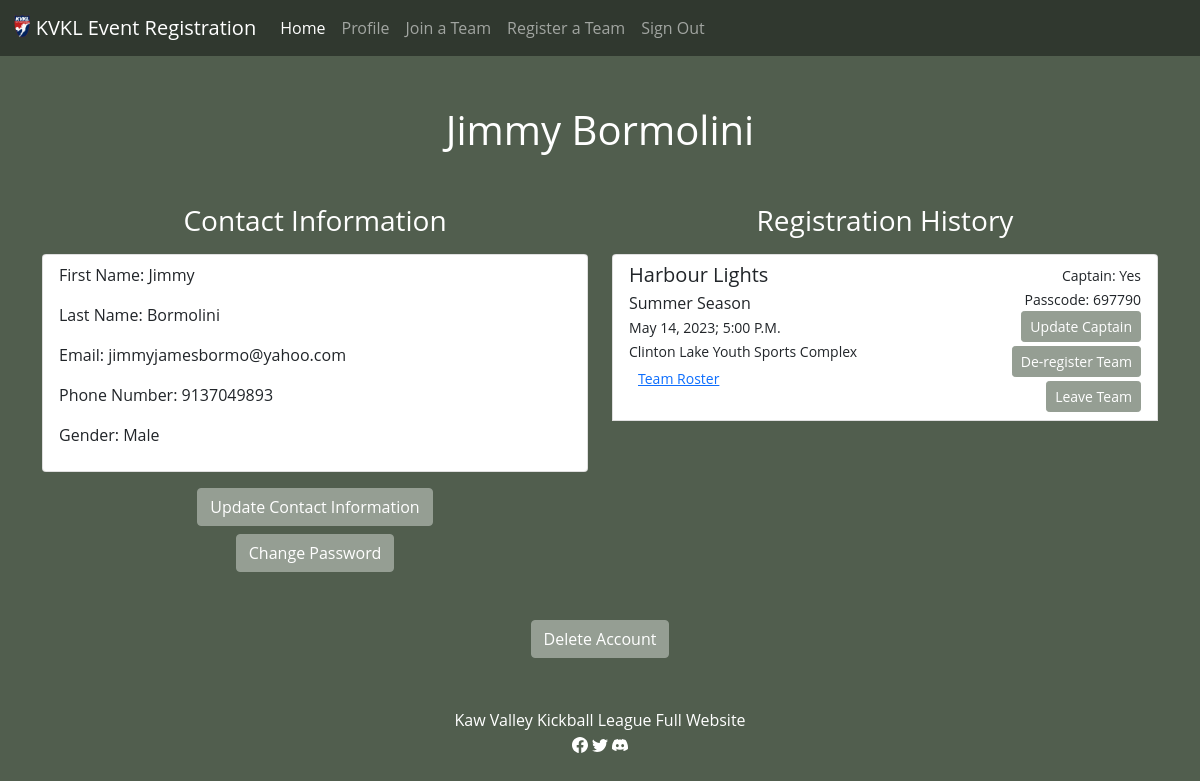
/profile (signed in), run on an earlier commit of the app's database.
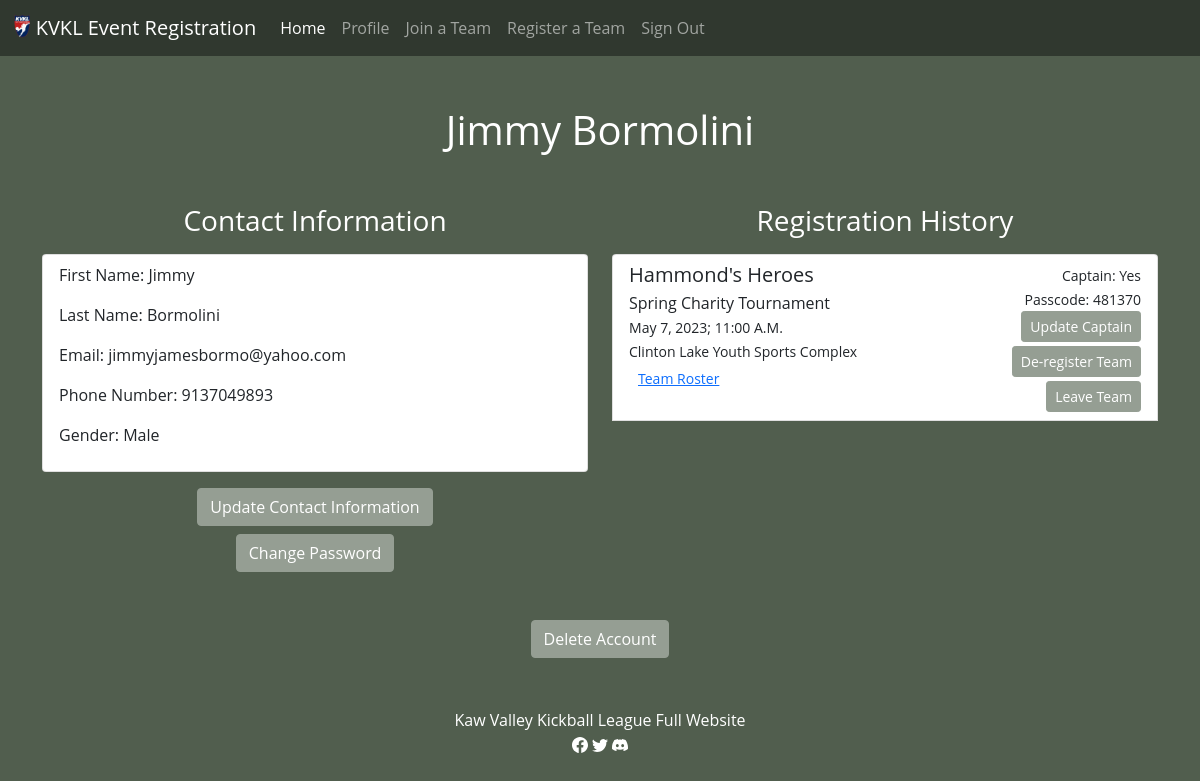
And on a later commit of the database.
### tables this page shows
CREATE TABLE accounts (id INTEGER NOT NULL PRIMARY KEY AUTOINCREMENT, email TEXT NOT NULL, first_name TEXT NOT NULL, last_name TEXT NOT NULL, phone_number NUMERIC NOT NULL, password_hash TEXT NOT NULL, gender TEXT NOT NULL);

CREATE TABLE registered_players (captain TEXT NOT NULL, player_id INTEGER NOT NULL, team_id INTEGER NOT NULL, FOREIGN KEY (player_id) REFERENCES accounts(id) ON DELETE CASCADE, FOREIGN KEY (team_id) REFERENCES teams(id) ON DELETE CASCADE);

CREATE TABLE teams (id INTEGER NOT NULL PRIMARY KEY AUTOINCREMENT, team_name TEXT NOT NULL, sponsor TEXT, event_id INTEGER NOT NULL, passcode INTEGER NOT NULL, FOREIGN KEY (event_id) REFERENCES events(id) ON DELETE CASCADE);

CREATE TABLE events (id INTEGER NOT NULL PRIMARY KEY AUTOINCREMENT, event_name TEXT NOT NULL, month TEXT NOT NULL, day TEXT NOT NULL, year YEAR NOT NULL, time TEXT NOT NULL, location TEXT NOT NULL, number_teams INTEGER NOT NULL, spots_available INTEGER NOT NULL);

### app.py (the view)
@app.route("/profile", methods=["GET", "POST"])
@login_required
def profile():
    user = db.execute("SELECT * FROM accounts where id = ?", session["user_id"])
    history = db.execute("SELECT event_name, month, day, year, time, location, team_name, passcode, captain, teams.id FROM events INNER JOIN teams ON events.id = teams.event_id INNER JOIN registered_players ON registered_players.team_id = teams.id WHERE registered_players.player_id = ?", session["user_id"])
    for team in history:
        team["players"] = db.execute("SELECT first_name, last_name, captain, accounts.id FROM accounts INNER JOIN registered_players ON accounts.id = registered_players.player_id WHERE team_id = ?", team["id"])
    return render_template("profile.html", id=session["user_id"], user=user, history=history)

### app.py (called while the page is built)
def login_required(f):
    @wraps(f)
    def decorated_function(*args, **kwargs):
        if session.get("user_id") is None:
            return redirect("/login")
        return f(*args, **kwargs)
    return decorated_function

### templates/profile.html (shortened to what this page needs)
{% extends "layout.html" %}
{% block main %}
    <h1 class="page-title">{{ user[0].first_name }} {{ user[0].last_name }}</h1>
    <div class="container mb-5">
        <div class="row">
            <div class="col">
                <h3 class="text-center mb-3">Contact Information</h3>
                <div class="list-group list-group-item mb-3">
                    <p>First Name: {{ user[0].first_name }}</p>
                    <p>Last Name: {{ user[0].last_name }}</p>
                    <p>Email: {{ user[0].email }}</p>
                    <p>Phone Number: {{ user[0].phone_number }}</p>
                    <p>Gender: {{ user[0].gender }}</p>
                </div>
                <div class="d-grid gap-2 col-6 mx-auto text-center">
                    <a href="/update"><button class="btn btn-kvkl" type="button">Update Contact Information</button></a>
                    <a href="/password"><button class="btn btn-kvkl" type="button">Change Password</button></a>
                </div>
            </div>
            <div class="col">
                <h3 class="text-center mb-3">Registration History</h3>
                {% for team in history %}
                    <div class="list-group list-group-item container">
                        <div class="row">
                            <div class="col">
                                <h5 class="mb-1">{{ team.team_name }}</h5>
                                <div>{{ team.event_name }}</div>
                                <small class="mb-1">{{ team.month }} {{ team.day }}, {{ team.year }}; {{ team.time }}</small>
                                <div><small>{{ team.location }}</small></div>
                                <div><button type="button" class="btn btn-link btn-sm" data-bs-toggle="modal" data-bs-target="#teamRosterModal{{team.id}}">Team Roster</button></div>
                            </div>
                            <div class="col text-end">
                                <small>Captain: {{ team.captain }}</small>
                                {% if team.captain == "Yes" %}
                                    <div>
                                        <small>Passcode: {{ team.passcode }}</small>
                                    </div>
                                    <div>
                                        <button type="button" class="btn btn-kvkl mb-1 btn-sm" data-bs-toggle="modal" data-bs-target="#captainModal{{team.id}}">Update Captain</button>
                                        <button type="button" class="btn btn-kvkl mb-1 btn-sm" data-bs-toggle="modal" data-bs-target="#deregisterModal{{team.id}}">De-register Team</button>
                                    </div>
                                {% endif %}
                                <div>
                                    <button type="button" class="btn btn-kvkl btn-sm" data-bs-toggle="modal" data-bs-target="#leaveModal{{team.id}}">Leave Team</button>
                                </div>
                            </div>
                        </div>
                    </div>
                {% endfor %}
            </div>
        </div>
    </div>
    <div class="text-center">
        <button class="btn btn-kvkl" type="button" data-bs-toggle="modal" data-bs-target="#deleteAccountModal">Delete Account</button>
    </div>
{% endblock %}

### templates/layout.html (shortened to what this page needs)
<!DOCTYPE html>
<html lang="en">
    <head>
        <link href="https://cdn.jsdelivr.net/npm/bootstrap@5.1.3/dist/css/bootstrap.min.css" rel="stylesheet">
        <link href="/static/styles.css" rel="stylesheet" type="text/css">
    </head>
    <body>
        <nav class="navbar navbar-expand-lg navbar-dark">
            <div class="container-fluid">
              <a class="navbar-brand" href="/"><img src="/static/kvkl-logo.gif" alt="logo" width="auto" height="24" class="d-inline-block align-text-top">
                KVKL Event Registration</a>
              <div class="collapse navbar-collapse" id="navbarNavAltMarkup">
                {% if session["user_id"] %}
                    <div class="navbar-nav">
                        <a class="nav-link active" aria-current="page" href="/">Home</a>
                        <a class="nav-link" href="/profile">Profile</a>
                        <a class="nav-link" href="/event_select">Join a Team</a>
                        <a class="nav-link" href="/team_register">Register a Team</a>
                        <a class="nav-link" href="/logout">Sign Out</a>
                    </div>
                {% else %}
                    <div class="navbar-nav">
                        <a class="nav-link active" aria-current="page" href="/">Home</a>
                        <a class="nav-link" href="/login">Log In</a>
                        <a class="nav-link" href="/account">Create an Account</a>
                    </div>
                {% endif %}
              </div>
            </div>
          </nav>
        <main>
            {% block main %}{% endblock %}
        </main>
        <footer>
            <div>
                <a class="footer" href="https://kawvalleykickball.com">Kaw Valley Kickball League Full Website</a>
            </div>
            <a class="footer" href="https://www.facebook.com/KawValleyKickballLeague/"></a>
              <a class="footer" href="https://twitter.com/KVKL"></a>
              <a class="footer" href="https://discord.gg/kqvm6BCvDr"></a>
        </footer>
    </body>
</html>

### static/styles.css (style rules this page uses)
body { font-family: Open Sans,Arial,sans-serif; background-color: #515e4e; color: white; }
footer { text-align: center; color: white; margin-top: 50px; }
a.footer { all: unset; }
h1.page-title { text-align: center; margin-top: 50px; margin-bottom: 50px; }
.navbar { background-color: #30382f; }
div.modal-header, div.modal-body, div.collapse { color: black; }
.btn-kvkl { background-color: #959e93; border-color: #959e93; color: white; }

What changed in the data, as far as the page shows it:
removed registered_players: team_name "Harbour Lights", event_name "Summer Season", month "May", day "14", year "2023", time "5:00 P.M.", location "Clinton Lake Youth Sports Complex", captain "Yes", passcode "697790"
added registered_players: team_name "Hammond's Heroes", event_name "Spring Charity Tournament", month "May", day "7", year "2023", time "11:00 A.M.", location "Clinton Lake Youth Sports Complex", captain "Yes", passcode "481370"
